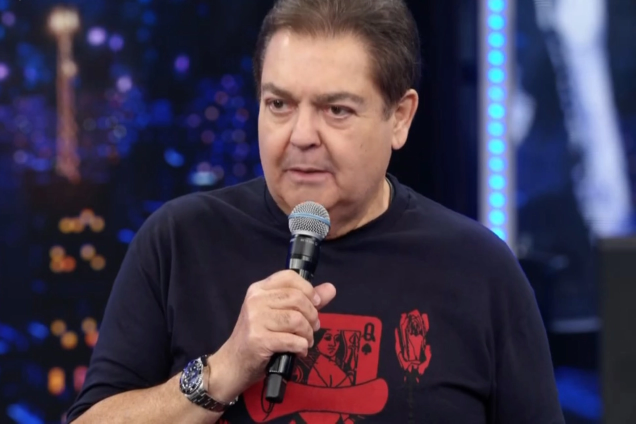
#> input picture projeto/pdi2/faustao.jpg, 1271 x 847 px (shown at 1/2 size)
$ jupyter execute preprocessamento-canny.ipynb
#> lines starting #> are read from the running program, lines starting #| are printed output that depends on the picture
[cell 1]
import time
import numpy as np
import matplotlib.pyplot as plt
import utils_img_rec as ut

import pathlib

import cv2
from cv2 import Canny

import pickle
inicio = time.time()

[cell 2]
#DATADIR = r"..\..\..\_DATA_\image\face\faustao\faustao.jpg"
#DATADIR = "ratinho.jpg"

DATADIR = 'faustao.jpg'

path = pathlib.Path(DATADIR)
print(path)

[cell 3]
img = cv2.imread(str(path) ,cv2.cv2.IMREAD_COLOR)
#> img is the input picture: shape (847, 1271, 3); mean B, G, R 75.2, 56.1, 64.6
img_rgb = cv2.cvtColor(img, cv2.COLOR_BGR2RGB)

plt.imshow(img_rgb, cmap='gray')
plt.show()

[cell 4]
# nessa imagem i < 130 e j > 40

[cell 5]
def canny_p(img):

    can = cv2.Canny(img, 60, 100)

    img_rgb = cv2.cvtColor(can, cv2.COLOR_BGR2RGB)

    plt.imshow(img_rgb, cmap='gray')
    plt.show()
    return can

[cell 6]
li = [1,  21, 41, 61,61, 80,100]
lj = [110,100,100,80,100,80,60]

for i in range(len(li)):

    print("i: ", li[i], "j: ", lj[i])
    can = cv2.Canny(img, li[i], lj[i])

    img_rgb = cv2.cvtColor(can, cv2.COLOR_BGR2RGB)

    plt.imshow(img_rgb, cmap='gray')
    plt.show()
#> this loop made 7 passes
#> pass 1, `can = cv2.Canny(img, li[i], lj[i])`:
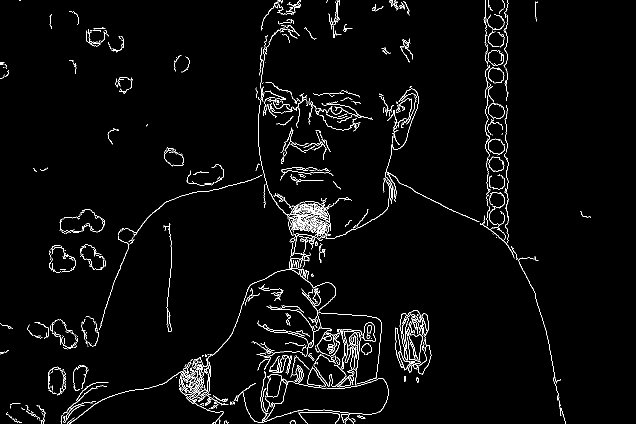
#> can: shape (847, 1271) (shown at 1/2 size); 2.7% white in thin lines or dots
#> pass 2, `can = cv2.Canny(img, li[i], lj[i])`:
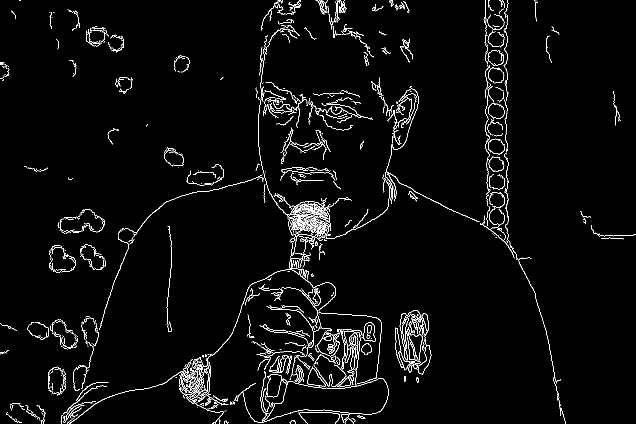
#> can: shape (847, 1271) (shown at 1/2 size); 2.9% white in thin lines or dots
#> after the loop:
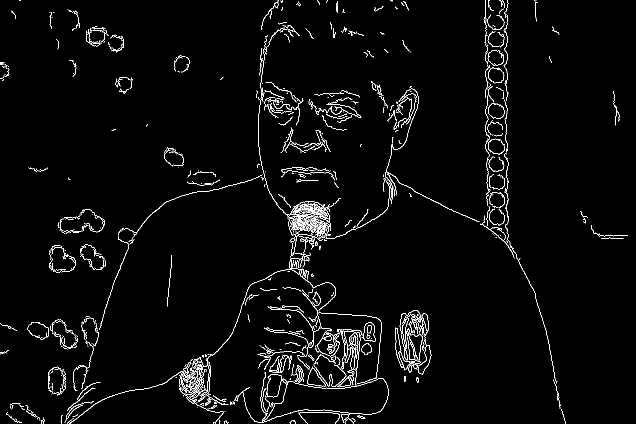
#> can: shape (847, 1271) (shown at 1/2 size); 2.6% white in thin lines or dots

[cell 7]
li = [1,  21, 41, 61,61, 80,100]
lj = [110,100,100,80,100,80,60]

for i in li:
    for j in lj:


        print("i: ", i, "j: ", j)
        can = cv2.Canny(img, i, j)

        img_rgb = cv2.cvtColor(can, cv2.COLOR_BGR2RGB)

        plt.imshow(img_rgb, cmap='gray')
        plt.show()
#> this loop made 7 passes
#> pass 1, `plt.show()`:
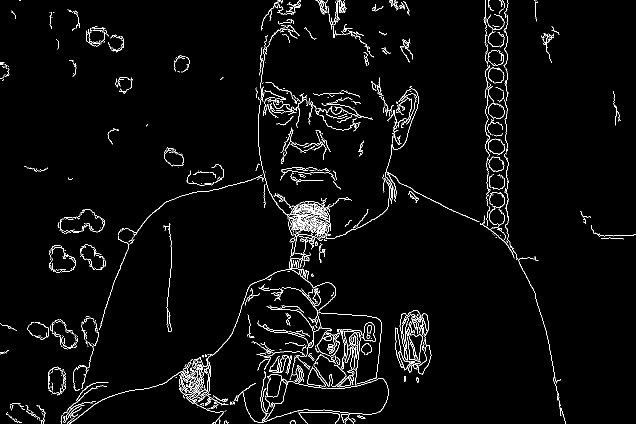
#> shown: shape (847, 1271, 3) (shown at 1/2 size); 2.9% white in thin lines or dots
#> pass 1, `plt.show()`:
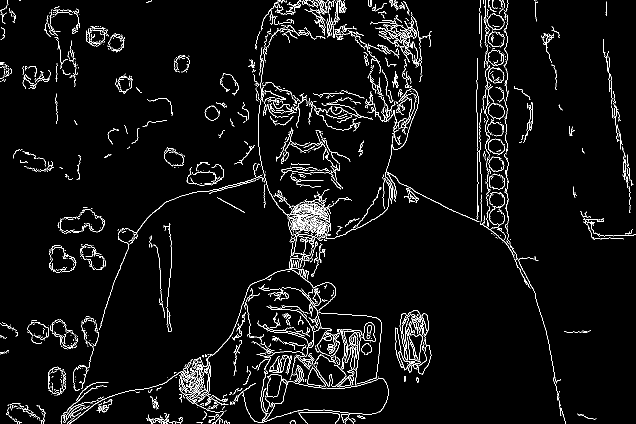
#> shown: shape (847, 1271, 3) (shown at 1/2 size); 4.1% white in thin lines or dots
#> pass 1, `plt.show()`:
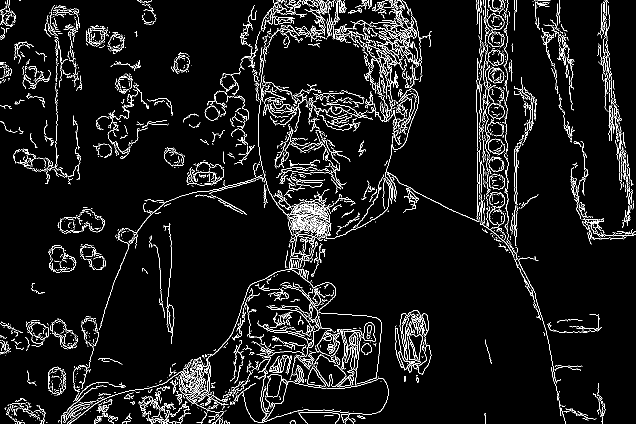
#> shown: shape (847, 1271, 3) (shown at 1/2 size); 6% white in thin lines or dots
#> pass 2, `plt.show()`:
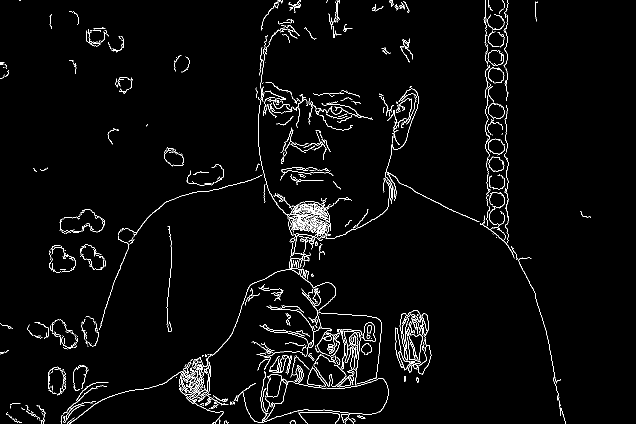
#> shown: shape (847, 1271, 3) (shown at 1/2 size); 2.6% white in thin lines or dots
#> pass 2, `plt.show()`:
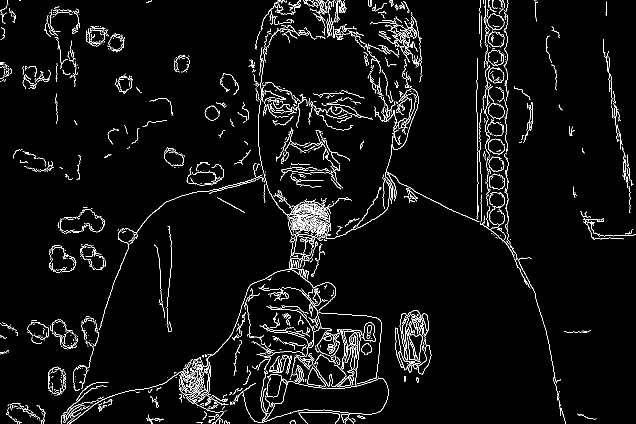
#> shown: shape (847, 1271, 3) (shown at 1/2 size); 4% white in thin lines or dots
#> pass 2, `plt.show()`:
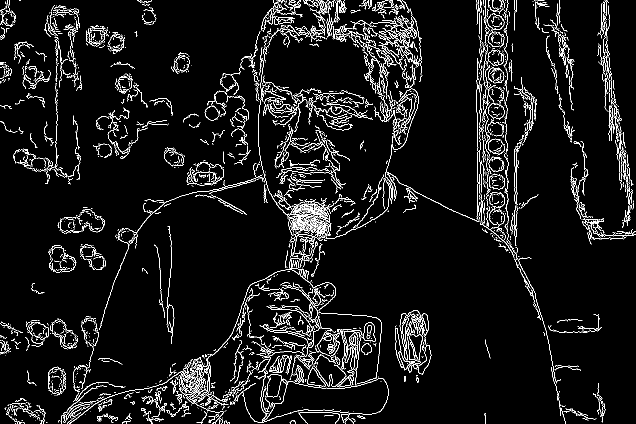
#> shown: shape (847, 1271, 3) (shown at 1/2 size); 5.7% white in thin lines or dots

$ run again, with projeto/pdi2/ratinho.jpg copied over projeto/pdi2/faustao.jpg
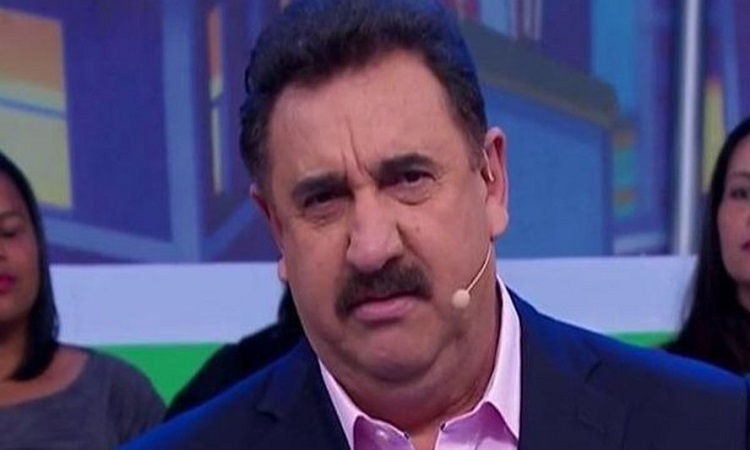
#> input picture projeto/pdi2/ratinho.jpg, 750 x 450 px
#> img is the input picture: shape (450, 750, 3); mean B, G, R 112.4, 73.3, 81.6
#> the loop `for i in range(len(li)): ` made 7 passes
#> pass 1, `can = cv2.Canny(img, li[i], lj[i])`:
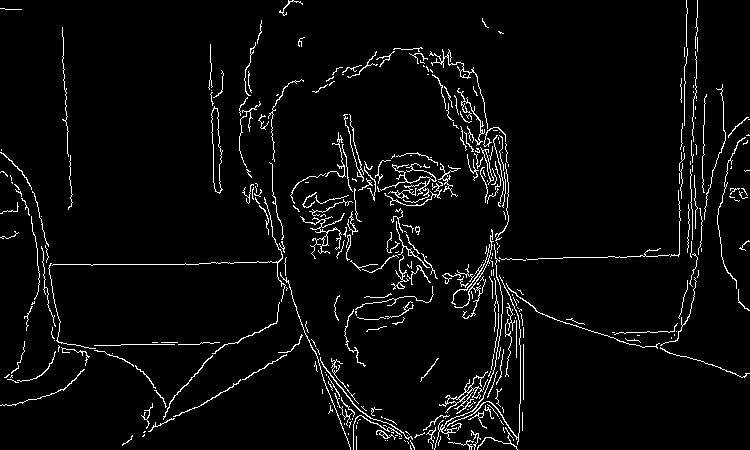
#> can: shape (450, 750); 4.1% white in thin lines or dots
#> the loop `for i in li:` made 7 passes
#> pass 2, `plt.show()`:
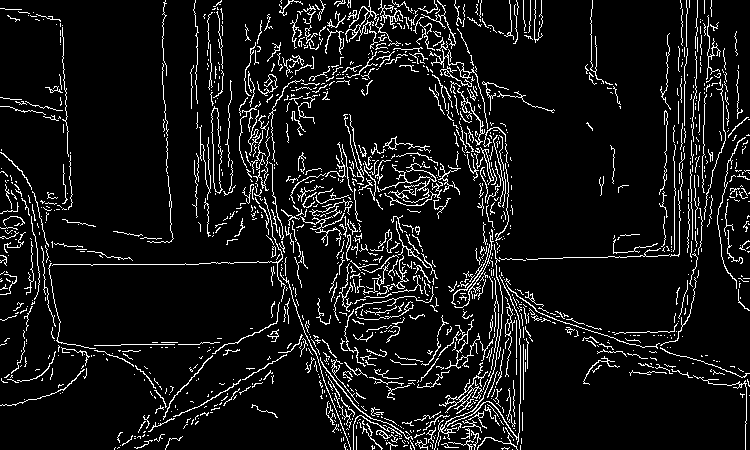
#> shown: shape (450, 750, 3); 8.4% white in thin lines or dots
